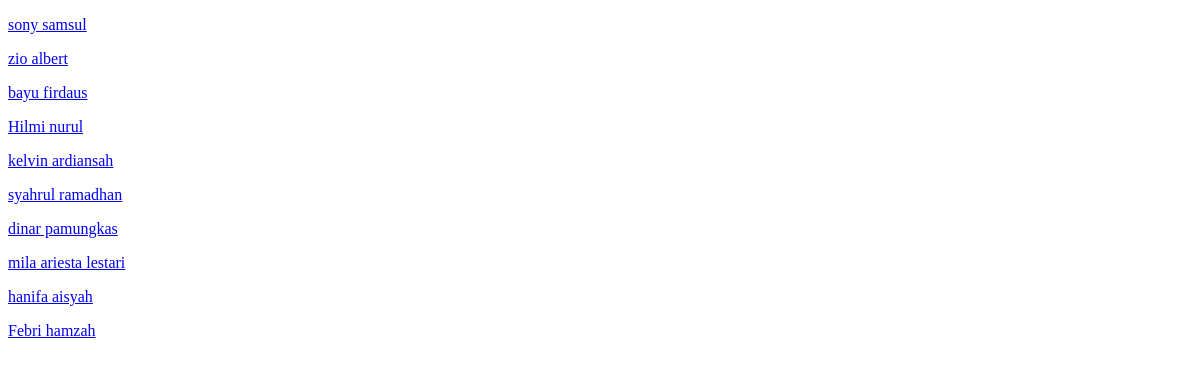
/latihan4c/index.php, run on the app's committed database.
### tables this page shows
CREATE TABLE `mahasiswa` (
  `id` int(11) NOT NULL,
  `img` varchar(100) NOT NULL,
  `nrp` varchar(10) NOT NULL,
  `nama` varchar(100) NOT NULL,
  `email` varchar(100) NOT NULL,
  `jurusan` varchar(50) NOT NULL
);

### latihan4c/php/functions.php (called while the page is built)
<?php
function koneksi()
{
    $conn = mysqli_connect("localhost", "root", "");
    mysqli_select_db($conn, "pw_tubes_203040075");
    return $conn;
}
function query ($sql)
{
    $conn = koneksi();
    $result = mysqli_query($conn, "$sql");
    $rows = [];
    while ($row = mysqli_fetch_assoc($result)) {
        $rows[] = $row;
    }
    return $rows;
}

### latihan4c/index.php (the view, shortened to what this page needs)
<?php
    require 'php/functions.php';
    $mahasiswa = query("SELECT * FROM mahasiswa")
?>
<!DOCTYPE html>
<html lang="en">
<head>
     <link rel="stylesheet" href="css/style.css">
</head>
<body>
		<?php foreach ($mahasiswa as $mhs) : ?>
                <p class="nama">
                    <a href="php/detail.php?id=<?= $mhs['id'] ?>">
                        <?= $mhs["nama"] ?>
                    </a>
                </p>
        <?php endforeach; ?>
</body>
</html>

### data on the page
mahasiswa: nama "sony samsul"
mahasiswa: nama "zio albert"
mahasiswa: nama "bayu firdaus"
mahasiswa: nama "Hilmi nurul"
mahasiswa: nama "kelvin ardiansah"
mahasiswa: nama "syahrul ramadhan"
mahasiswa: nama "dinar pamungkas"
mahasiswa: nama "mila ariesta lestari"
mahasiswa: nama "hanifa aisyah"
mahasiswa: nama "Febri hamzah"
